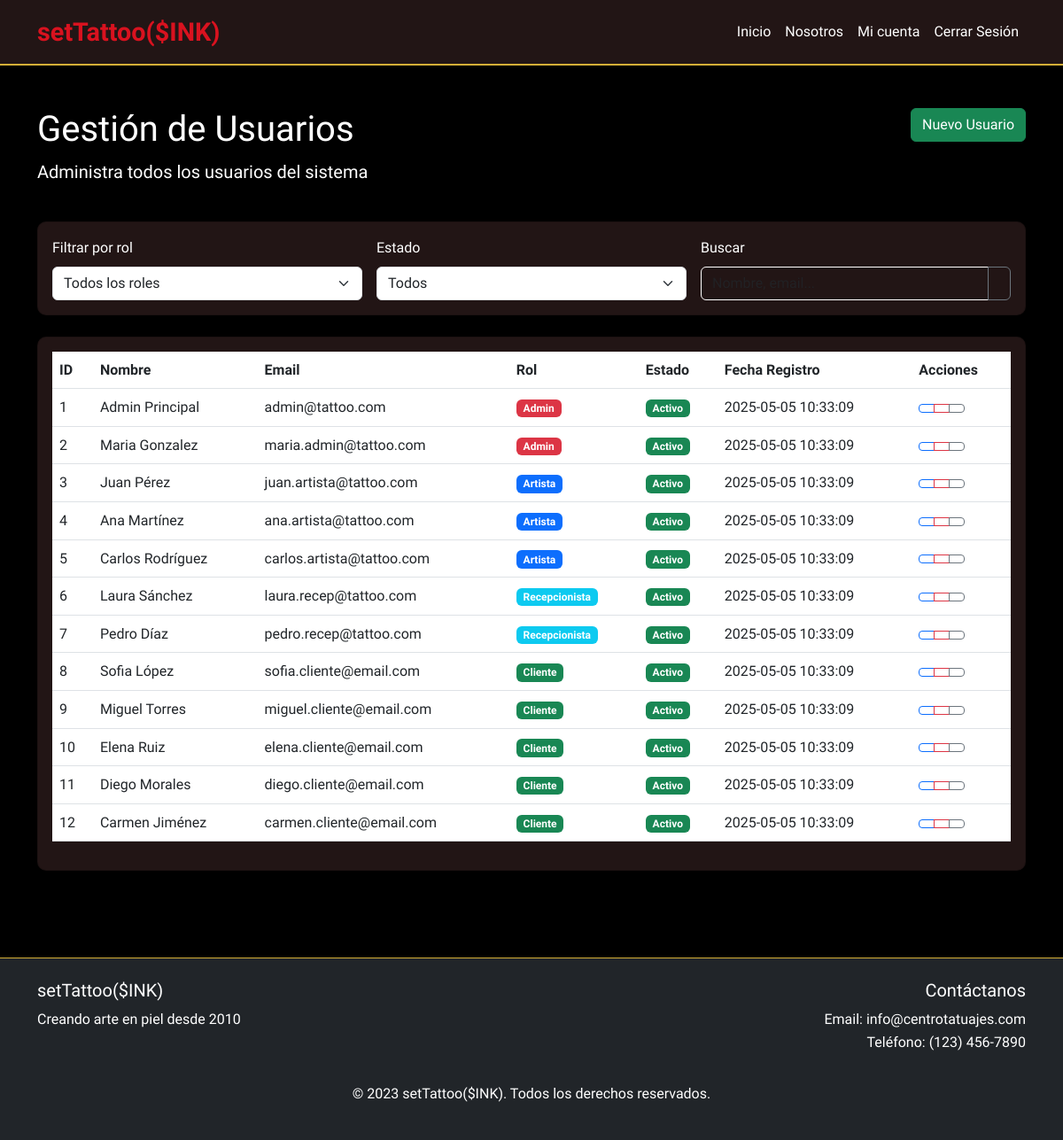
The app's page /pages/admin/usuarios.php (signed in) with its own data.
### tables this page shows
CREATE TABLE usuarios (
    id INT PRIMARY KEY AUTO_INCREMENT,
    nombre VARCHAR(50) NOT NULL,
    email VARCHAR(100) UNIQUE NOT NULL,
    password VARCHAR(255) NOT NULL,
    rol ENUM('admin', 'artista', 'cliente', 'recepcionista') NOT NULL,
    telefono VARCHAR(15),
    fecha_registro DATETIME DEFAULT CURRENT_TIMESTAMP,
    activo BOOLEAN DEFAULT TRUE
);

### utils/auth.php (called while the page is built, shortened)
<?php
require_once __DIR__ . '/../services/usuarios.php';
function estaLogueado() {
    return isset($_SESSION['autenticado']) && $_SESSION['autenticado'] === true;
}

### services/usuarios.php (called while the page is built, shortened)
<?php
function obtenerUsuarios($rol = null) {
    try {
        $pdo = getConnection();
        $sql = "SELECT id, nombre, email, rol, telefono, fecha_registro, activo FROM usuarios";
        $params = [];
        $stmt = $pdo->prepare($sql);
        $stmt->execute($params);
        return $stmt->fetchAll();
    } catch (PDOException $e) {
        error_log('Error al obtener usuarios: ' . $e->getMessage());
        return false;
    }
}
?>

### pages/admin/usuarios.php (the view, shortened to what this page needs)
<?php
$active_page = 'usuarios';
$base_path = '../../';
require_once '../../utils/auth.php';
require_once '../../services/usuarios.php';
$usuarios = obtenerUsuarios();
include_once '../../componentes/header.php';
?>
<div class="container py-5">
    <div class="row mb-4">
        <div class="col-md-8">
            <h1>Gestión de Usuarios</h1>
            <p class="lead">Administra todos los usuarios del sistema</p>
        </div>
        <div class="col-md-4 text-md-end">
            <a href="#" class="btn btn-success" data-bs-toggle="modal" data-bs-target="#modalNuevoUsuario">
                <i class="bi bi-person-plus"></i> Nuevo Usuario
            </a>
        </div>
    </div>
    <div class="card mb-4">
        <div class="card-body">
            <form action="" method="GET" class="row g-3">
                <div class="col-md-4">
                    <label for="filtroRol" class="form-label">Filtrar por rol</label>
                    <select class="form-select" id="filtroRol" name="rol">
                        <option value="">Todos los roles</option>
                    </select>
                </div>
                <div class="col-md-4">
                    <label for="filtroEstado" class="form-label">Estado</label>
                    <select class="form-select" id="filtroEstado" name="estado">
                        <option value="">Todos</option>
                    </select>
                </div>
                <div class="col-md-4">
                    <label for="busqueda" class="form-label">Buscar</label>
                    <div class="input-group">
                        <input type="text" class="form-control" id="busqueda" name="q" placeholder="Nombre, email...">
                        <button class="btn btn-outline-secondary" type="submit">
                        </button>
                    </div>
                </div>
            </form>
        </div>
    </div>
    <div class="card">
        <div class="card-body">
            <div class="table-responsive">
                <table class="table table-hover">
                    <thead>
                        <tr>
                            <th>ID</th>
                            <th>Nombre</th>
                            <th>Email</th>
                            <th>Rol</th>
                            <th>Estado</th>
                            <th>Fecha Registro</th>
                            <th>Acciones</th>
                        </tr>
                    </thead>
                    <tbody>
                        <?php if (isset($usuarios) && !empty($usuarios)) : ?>
                            <?php foreach ($usuarios as $usuario) : ?>
                                <tr>
                                    <td><?php echo htmlspecialchars($usuario['id']); ?></td>
                                    <td><?php echo htmlspecialchars($usuario['nombre']); ?></td>
                                    <td><?php echo htmlspecialchars($usuario['email']); ?></td>
                                    <td>
                                        <span class="badge bg-<?php echo getRolBadgeClass($usuario['rol']); ?>">
                                            <?php echo htmlspecialchars(ucfirst($usuario['rol'])); ?>
                                        </span>
                                    </td>
                                    <td>
                                        <span class="badge bg-<?php echo $usuario['activo'] ? 'success' : 'danger'; ?>">
                                            <?php echo $usuario['activo'] ? 'Activo' : 'Inactivo'; ?>
                                        </span>
                                    </td>
                                    <td><?php echo htmlspecialchars($usuario['fecha_registro']); ?></td>
                                    <td>
                                        <div class="btn-group btn-group-sm">
                                            <a href="#" class="btn btn-outline-primary" data-bs-toggle="modal" data-bs-target="#modalEditarUsuario" data-id="<?php echo $usuario['id']; ?>">
                                            </a>
                                            <a href="#" class="btn btn-outline-danger" data-bs-toggle="modal" data-bs-target="#modalEliminarUsuario" data-id="<?php echo $usuario['id']; ?>">
                                            </a>
                                            <a href="#" class="btn btn-outline-secondary" data-bs-toggle="modal" data-bs-target="#modalResetPassword" data-id="<?php echo $usuario['id']; ?>">
                                            </a>
                                        </div>
                                    </td>
                                </tr>
                            <?php endforeach; ?>
                        <?php else : ?>
                            <tr>
                                <td colspan="7" class="text-center">No se encontraron usuarios</td>
                            </tr>
                        <?php endif; ?>
                    </tbody>
                </table>
            </div>
        </div>
    </div>
</div>
<?php
function getRolBadgeClass($rol) {
    switch ($rol) {
        case 'admin':
            return 'danger';
        case 'artista':
            return 'primary';
        case 'recepcionista':
            return 'info';
        case 'cliente':
            return 'success';
    }
}
include_once '../../componentes/footer.php';
?>

### componentes/header.php (shortened to what this page needs)
<?php
require_once __DIR__ . '/../utils/auth.php';
$usuario_autenticado = estaLogueado();
?>
<!DOCTYPE html>
<html lang="es">
<head>
    <link href="https://cdn.jsdelivr.net/npm/bootstrap@5.3.0/dist/css/bootstrap.min.css" rel="stylesheet">
    <link rel="stylesheet" href="<?php echo $base_path; ?>assets/css/styles.css">
</head>
<body>
    <nav class="navbar navbar-expand-lg navbar-dark bg-dark">
        <div class="container">
            <a class="navbar-brand" href="<?php echo $base_path; ?>index.php">setTattoo($INK)</a>
            <div class="collapse navbar-collapse" id="navbarNav">
                <ul class="navbar-nav ms-auto">
                    <li class="nav-item">
                        <a class="nav-link <?php echo $active_page === 'home' ? 'active' : ''; ?>" <?php echo $active_page === 'home' ? 'aria-current="page"' : ''; ?> href="<?php echo $base_path; ?>index.php">Inicio</a>
                    </li>
                    <li class="nav-item">
                        <a class="nav-link <?php echo $active_page === 'about' ? 'active' : ''; ?>" <?php echo $active_page === 'about' ? 'aria-current="page"' : ''; ?> href="<?php echo $base_path; ?>pages/about.php">Nosotros</a>
                    </li>
                    <?php if ($usuario_autenticado): ?>
                    <li class="nav-item">
                        <a class="nav-link <?php echo $active_page === 'dashboard' ? 'active' : ''; ?>" <?php echo $active_page === 'dashboard' ? 'aria-current="page"' : ''; ?> href="<?php echo $base_path; ?>pages/<?php echo strtolower($_SESSION['usuario_rol']); ?>/index.php">Mi cuenta</a>
                    </li>
                    <li class="nav-item">
                        <a class="nav-link" href="<?php echo $base_path; ?>includes/logout.php">Cerrar Sesión</a>
                    </li>
                    <?php endif; ?>
                </ul>
            </div>
        </div>
    </nav>

### componentes/footer.php (shortened to what this page needs)
    <footer class="bg-dark text-white py-4">
        <div class="container">
            <div class="row">
                <div class="col-md-6">
                    <h5>setTattoo($INK)</h5>
                    <p>Creando arte en piel desde 2010</p>
                </div>
                <div class="col-md-6 text-md-end">
                    <h5>Contáctanos</h5>
                    <p>Email: info@centrotatuajes.com<br>Teléfono: (123) 456-7890</p>
                </div>
            </div>
            <div class="text-center mt-3">
                <p>&copy; 2023 setTattoo($INK). Todos los derechos reservados.</p>
            </div>
        </div>
    </footer>
</body>
</html>

### assets/css/styles.css (style rules this page uses)
:root { --color-black: #000000; --color-broken-black: #221515; --color-white: #ffffff; --color-red: #d9121f; --color-gold: #d4af37; --color-dark-green: #1a3a3a; --color-dark-blue: #1a2a3a; }
body { font-family: "Special Elite", cursive, "Segoe UI", Tahoma, Geneva, Verdana, sans-serif; line-height: 1.6; color: var(--color-white); background-color: var(--color-black); }
.card { transition: transform 0.3s ease; border-radius: 10px; overflow: hidden; box-shadow: 0 4px 8px rgba(1, 1, 1, 0.5); background-color: var(--color-broken-black); }
.table { background-color: var(--color-white); color: var(--color-broken-black); }
.form-label { color: var(--color-white); }
.form-control { background-color: var(--color-broken-black); border: 1px solid var(--color-white); color: var(--color-white); }
footer { margin-top: 50px; border-top: 1px solid var(--color-gold); font-family: "Special Elite", cursive; }
a { color: var(--color-red); text-decoration: none; }
.navbar-dark { background-color: var(--color-broken-black) !important; border-bottom: 2px solid var(--color-gold); }
.navbar-brand { color: var(--color-red) !important; font-weight: bold; font-family: "Splash", cursive; font-size: 1.8rem; }
.nav-link { color: var(--color-white) !important; font-family: "Lacquer", cursive; }

### records on screen
usuarios: id "1", nombre "Admin Principal", email "admin@tattoo.com", rol "Admin", activo "Activo", fecha_registro "2025-05-05 10:33:09"
usuarios: id "2", nombre "Maria Gonzalez", email "maria.admin@tattoo.com", rol "Admin", activo "Activo", fecha_registro "2025-05-05 10:33:09"
usuarios: id "3", nombre "Juan Pérez", email "juan.artista@tattoo.com", rol "Artista", activo "Activo", fecha_registro "2025-05-05 10:33:09"
usuarios: id "4", nombre "Ana Martínez", email "ana.artista@tattoo.com", rol "Artista", activo "Activo", fecha_registro "2025-05-05 10:33:09"
usuarios: id "5", nombre "Carlos Rodríguez", email "carlos.artista@tattoo.com", rol "Artista", activo "Activo", fecha_registro "2025-05-05 10:33:09"
usuarios: id "6", nombre "Laura Sánchez", email "laura.recep@tattoo.com", rol "Recepcionista", activo "Activo", fecha_registro "2025-05-05 10:33:09"
usuarios: id "7", nombre "Pedro Díaz", email "pedro.recep@tattoo.com", rol "Recepcionista", activo "Activo", fecha_registro "2025-05-05 10:33:09"
usuarios: id "8", nombre "Sofia López", email "sofia.cliente@email.com", rol "Cliente", activo "Activo", fecha_registro "2025-05-05 10:33:09"
usuarios: id "9", nombre "Miguel Torres", email "miguel.cliente@email.com", rol "Cliente", activo "Activo", fecha_registro "2025-05-05 10:33:09"
usuarios: id "10", nombre "Elena Ruiz", email "elena.cliente@email.com", rol "Cliente", activo "Activo", fecha_registro "2025-05-05 10:33:09"
usuarios: id "11", nombre "Diego Morales", email "diego.cliente@email.com", rol "Cliente", activo "Activo", fecha_registro "2025-05-05 10:33:09"
usuarios: id "12", nombre "Carmen Jiménez", email "carmen.cliente@email.com", rol "Cliente", activo "Activo", fecha_registro "2025-05-05 10:33:09"
